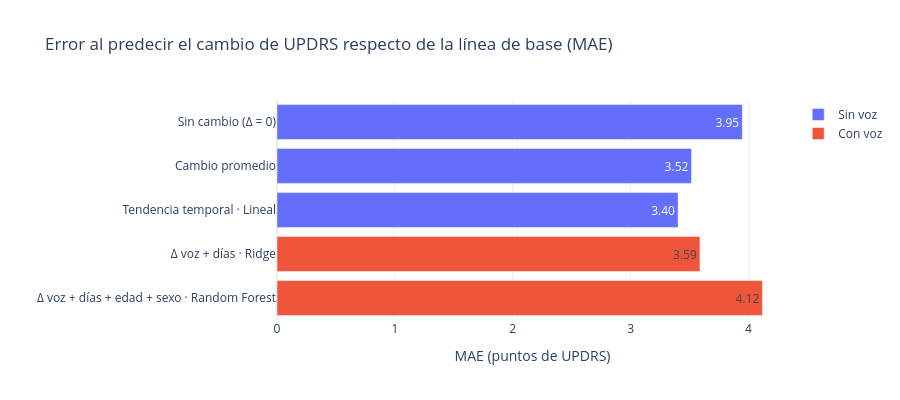

Notebook code cell kept with this figure:
### Code cell
fig = px.bar(res["cambio"], y="modelo", x="MAE", orientation="h", text_auto=".2f",
             title="Error al predecir el cambio de UPDRS respecto de la línea de base (MAE)",
             labels={"MAE": "MAE (puntos de UPDRS)", "modelo": ""},
             color=res["cambio"]["modelo"].str.startswith("Δ voz").map({True: "Con voz", False: "Sin voz"}))
fig.update_layout(yaxis={"autorange": "reversed"}, legend_title_text="", height=400)
guardar(fig, "02_cambio_linea_base")
fig

### Figure 1 — Plotly figure (JSON) as saved in the notebook; plotly's stock layout.template omitted (floating-point values rounded to 4 significant figures)
{"data": [{"hovertemplate": "color=Sin voz<br>MAE (puntos de UPDRS)=%{x}<br>=%{y}<extra></extra>", "legendgroup": "Sin voz", "marker": {"color": "#636efa", "pattern": {"shape": ""}}, "name": "Sin voz", "orientation": "h", "showlegend": true, "textposition": "auto", "texttemplate": "%{x:.2f}", "type": "bar", "x": [3.948, 3.517, 3.403], "xaxis": "x", "y": ["Sin cambio (Δ = 0)", "Cambio promedio", "Tendencia temporal · Lineal"], "yaxis": "y"}, {"hovertemplate": "color=Con voz<br>MAE (puntos de UPDRS)=%{x}<br>=%{y}<extra></extra>", "legendgroup": "Con voz", "marker": {"color": "#EF553B", "pattern": {"shape": ""}}, "name": "Con voz", "orientation": "h", "showlegend": true, "textposition": "auto", "texttemplate": "%{x:.2f}", "type": "bar", "x": [3.588, 4.118], "xaxis": "x", "y": ["Δ voz + días · Ridge", "Δ voz + días + edad + sexo · Random Forest"], "yaxis": "y"}], "layout": {"barmode": "relative", "height": 400, "legend": {"title": {"text": ""}, "tracegroupgap": 0}, "title": {"text": "Error al predecir el cambio de UPDRS respecto de la línea de base (MAE)"}, "xaxis": {"anchor": "y", "domain": [0, 1], "title": {"text": "MAE (puntos de UPDRS)"}}, "yaxis": {"anchor": "x", "autorange": "reversed", "domain": [0, 1], "title": {"text": ""}}}}
